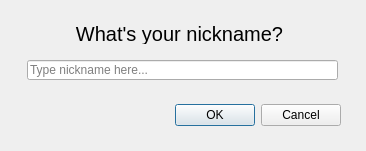
<?xml version="1.0" encoding="UTF-8"?>
<ui version="4.0">
 <class>NicknameDialog</class>
 <widget class="QDialog" name="NicknameDialog">
  <property name="geometry">
   <rect>
    <x>0</x>
    <y>0</y>
    <width>366</width>
    <height>151</height>
   </rect>
  </property>
  <property name="windowTitle">
   <string>Login</string>
  </property>
  <widget class="QDialogButtonBox" name="buttonBox">
   <property name="geometry">
    <rect>
     <x>30</x>
     <y>99</y>
     <width>311</width>
     <height>32</height>
    </rect>
   </property>
   <property name="orientation">
    <enum>Qt::Horizontal</enum>
   </property>
   <property name="standardButtons">
    <set>QDialogButtonBox::Cancel|QDialogButtonBox::Ok</set>
   </property>
  </widget>
  <widget class="QLineEdit" name="nicknameEdit">
   <property name="geometry">
    <rect>
     <x>27</x>
     <y>60</y>
     <width>311</width>
     <height>20</height>
    </rect>
   </property>
   <property name="placeholderText">
    <string>Type nickname here...</string>
   </property>
  </widget>
  <widget class="QLabel" name="label">
   <property name="geometry">
    <rect>
     <x>44</x>
     <y>23</y>
     <width>271</width>
     <height>21</height>
    </rect>
   </property>
   <property name="font">
    <font>
     <pointsize>15</pointsize>
    </font>
   </property>
   <property name="text">
    <string>What's your nickname?</string>
   </property>
   <property name="alignment">
    <set>Qt::AlignCenter</set>
   </property>
  </widget>
 </widget>
 <resources/>
 <connections>
  <connection>
   <sender>buttonBox</sender>
   <signal>accepted()</signal>
   <receiver>NicknameDialog</receiver>
   <slot>accept()</slot>
   <hints>
    <hint type="sourcelabel">
     <x>298</x>
     <y>97</y>
    </hint>
    <hint type="destinationlabel">
     <x>298</x>
     <y>108</y>
    </hint>
   </hints>
  </connection>
  <connection>
   <sender>buttonBox</sender>
   <signal>rejected()</signal>
   <receiver>NicknameDialog</receiver>
   <slot>reject()</slot>
   <hints>
    <hint type="sourcelabel">
     <x>210</x>
     <y>125</y>
    </hint>
    <hint type="destinationlabel">
     <x>202</x>
     <y>84</y>
    </hint>
   </hints>
  </connection>
 </connections>
 <slots>
  <slot>checkAccept()</slot>
  <slot>checkAcc()</slot>
 </slots>
</ui>
